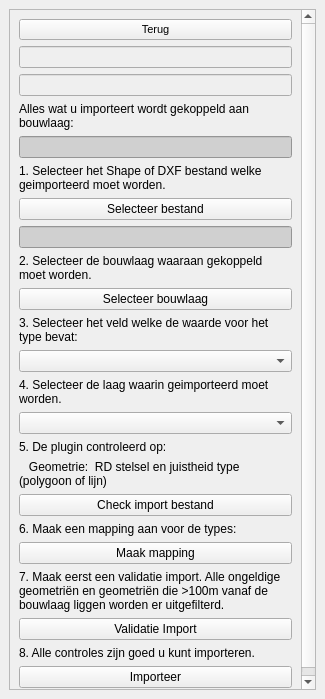
<?xml version="1.0" encoding="UTF-8"?>
<ui version="4.0">
 <class>OivObjectenDockWidgetBase</class>
 <widget class="QDockWidget" name="OivObjectenDockWidgetBase">
  <property name="geometry">
   <rect>
    <x>0</x>
    <y>0</y>
    <width>325</width>
    <height>699</height>
   </rect>
  </property>
  <property name="features">
   <set>QDockWidget::DockWidgetFloatable|QDockWidget::DockWidgetMovable</set>
  </property>
  <property name="windowTitle">
   <string>Importeer bestand</string>
  </property>
  <widget class="QWidget" name="dockWidgetContents">
   <layout class="QGridLayout" name="gridLayout">
    <item row="0" column="1">
     <widget class="QScrollArea" name="scrollArea">
      <property name="widgetResizable">
       <bool>true</bool>
      </property>
      <widget class="QWidget" name="scrollAreaWidgetContents">
       <property name="geometry">
        <rect>
         <x>0</x>
         <y>0</y>
         <width>305</width>
         <height>657</height>
        </rect>
       </property>
       <layout class="QVBoxLayout" name="verticalLayout_2">
        <item>
         <layout class="QVBoxLayout" name="verticalLayout">
          <item>
           <widget class="QPushButton" name="terug">
            <property name="enabled">
             <bool>true</bool>
            </property>
            <property name="font">
             <font>
              <pointsize>8</pointsize>
              <weight>50</weight>
              <bold>false</bold>
             </font>
            </property>
            <property name="text">
             <string>Terug</string>
            </property>
            <property name="checkable">
             <bool>true</bool>
            </property>
           </widget>
          </item>
          <item>
           <widget class="QLineEdit" name="bouwlaag_id">
            <property name="enabled">
             <bool>false</bool>
            </property>
           </widget>
          </item>
          <item>
           <widget class="QLineEdit" name="object_id">
            <property name="enabled">
             <bool>false</bool>
            </property>
           </widget>
          </item>
          <item>
           <widget class="QLabel" name="label1_2">
            <property name="text">
             <string>Alles wat u importeert wordt gekoppeld aan bouwlaag:</string>
            </property>
            <property name="wordWrap">
             <bool>true</bool>
            </property>
           </widget>
          </item>
          <item>
           <widget class="QLineEdit" name="bouwlaag">
            <property name="styleSheet">
             <string notr="true">background-color: rgb(208, 208, 208);
border-color: rgba(255, 255, 255, 0);</string>
            </property>
           </widget>
          </item>
          <item>
           <widget class="QLabel" name="label1">
            <property name="text">
             <string>1. Selecteer het Shape of DXF bestand welke geimporteerd moet worden.</string>
            </property>
            <property name="wordWrap">
             <bool>true</bool>
            </property>
           </widget>
          </item>
          <item>
           <widget class="QPushButton" name="select_file">
            <property name="text">
             <string>Selecteer bestand</string>
            </property>
           </widget>
          </item>
          <item>
           <widget class="QLineEdit" name="bestandsnaam">
            <property name="styleSheet">
             <string notr="true">background-color: rgb(208, 208, 208);
border-color: rgba(255, 255, 255, 0);</string>
            </property>
           </widget>
          </item>
          <item>
           <widget class="QLabel" name="label2">
            <property name="text">
             <string>2. Selecteer de bouwlaag waaraan gekoppeld moet worden.</string>
            </property>
            <property name="wordWrap">
             <bool>true</bool>
            </property>
           </widget>
          </item>
          <item>
           <widget class="QPushButton" name="selectId">
            <property name="text">
             <string>Selecteer bouwlaag</string>
            </property>
           </widget>
          </item>
          <item>
           <widget class="QLabel" name="label3">
            <property name="text">
             <string>3. Selecteer het veld welke de waarde voor het type bevat:</string>
            </property>
            <property name="wordWrap">
             <bool>true</bool>
            </property>
           </widget>
          </item>
          <item>
           <widget class="QComboBox" name="type"/>
          </item>
          <item>
           <widget class="QLabel" name="label4">
            <property name="text">
             <string>4. Selecteer de laag waarin geimporteerd moet worden.</string>
            </property>
            <property name="wordWrap">
             <bool>true</bool>
            </property>
           </widget>
          </item>
          <item>
           <widget class="QComboBox" name="import_laag"/>
          </item>
          <item>
           <widget class="QLabel" name="label5a">
            <property name="text">
             <string>5. De plugin controleerd op:</string>
            </property>
            <property name="wordWrap">
             <bool>true</bool>
            </property>
           </widget>
          </item>
          <item>
           <widget class="QLabel" name="label5b">
            <property name="text">
             <string>   Geometrie:  RD stelsel en juistheid type (polygoon of lijn)</string>
            </property>
            <property name="wordWrap">
             <bool>true</bool>
            </property>
           </widget>
          </item>
          <item>
           <widget class="QPushButton" name="check">
            <property name="text">
             <string>Check import bestand</string>
            </property>
           </widget>
          </item>
          <item>
           <widget class="QLabel" name="label6">
            <property name="text">
             <string>6. Maak een mapping aan voor de types:</string>
            </property>
            <property name="wordWrap">
             <bool>true</bool>
            </property>
           </widget>
          </item>
          <item>
           <widget class="QPushButton" name="mapping">
            <property name="text">
             <string>Maak mapping</string>
            </property>
           </widget>
          </item>
          <item>
           <widget class="QLabel" name="label7">
            <property name="text">
             <string>7. Maak eerst een validatie import. Alle ongeldige geometriën en geometriën die &gt;100m vanaf de bouwlaag liggen worden er uitgefilterd.</string>
            </property>
            <property name="wordWrap">
             <bool>true</bool>
            </property>
           </widget>
          </item>
          <item>
           <widget class="QPushButton" name="validatie_import">
            <property name="text">
             <string>Validatie Import</string>
            </property>
           </widget>
          </item>
          <item>
           <widget class="QLabel" name="label8">
            <property name="text">
             <string>8. Alle controles zijn goed u kunt importeren.</string>
            </property>
            <property name="wordWrap">
             <bool>true</bool>
            </property>
           </widget>
          </item>
          <item>
           <widget class="QPushButton" name="import_file">
            <property name="text">
             <string>Importeer</string>
            </property>
           </widget>
          </item>
          <item>
           <spacer name="verticalSpacer">
            <property name="orientation">
             <enum>Qt::Vertical</enum>
            </property>
            <property name="sizeHint" stdset="0">
             <size>
              <width>0</width>
              <height>0</height>
             </size>
            </property>
           </spacer>
          </item>
         </layout>
        </item>
       </layout>
      </widget>
     </widget>
    </item>
   </layout>
  </widget>
 </widget>
 <resources/>
 <connections/>
</ui>
